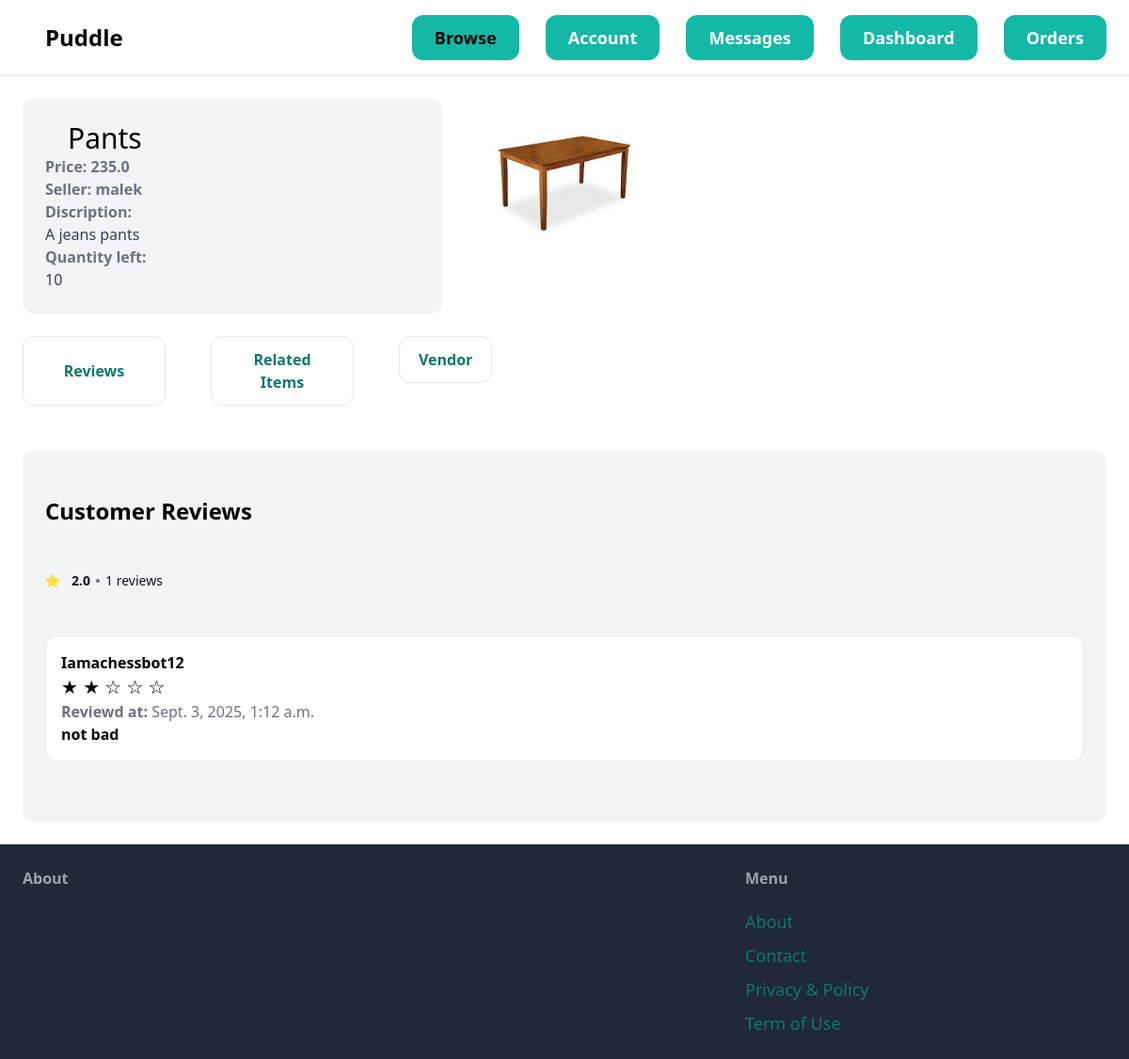
The page /items/6/detail (signed in) on the database its author committed.
### items/models.py (models this page shows, shortened)
class item(models.Model):
    name = models.CharField(max_length=255)
    discription = models.TextField(blank=True, null=True)
    price = models.FloatField()
    is_sold = models.BooleanField(default=False)
    created_at = models.DateTimeField(auto_now_add=True)
    created_by = models.ForeignKey('Users.User', related_name='items', on_delete=models.CASCADE)
    categoty = models.ForeignKey(category, related_name='items', on_delete=models.CASCADE)
    image = models.ImageField(upload_to='item_images/', null=True, blank=True)
    quantity = models.IntegerField()

class Review(models.Model):
    item = models.ForeignKey(item, related_name='reviews', on_delete=models.CASCADE)
    user = models.ForeignKey('Users.User', related_name='reviews', on_delete=models.CASCADE)
    rating = models.IntegerField(choices=Rating)
    comment = models.TextField(blank=True, null=True)
    created_at = models.DateTimeField(auto_now_add=True)

### Users/models.py (models this page shows)
class User(AbstractUser):
    username = models.CharField(max_length=150, unique=True, blank=False)
    email = models.EmailField(unique=True, blank=False)
    first_name = models.CharField(max_length=30, blank=False, null=False)
    last_name = models.CharField(max_length=30, blank=False, null=False)
    joined_at = models.DateTimeField(auto_now_add=True)
    type = models.CharField(max_length=10, choices=[('buyer', 'Buyer'), ('seller', 'Seller')], blank=False)
    phone = models.CharField(max_length=15, blank=False, null=False)
    def __str__(self):
        return self.username
    class Meta:
        db_table = 'auth_user'
        ordering = ['-joined_at']
        verbose_name = 'Custom User'
        verbose_name_plural = 'Custom Users'

### items/views.py (the view)
# urls.py: path("<int:pk>/detail", views.detail, name='detail'),
def detail(request, pk):
    i = get_object_or_404(item, pk=pk)
    reviews = Review.objects.filter(item=i)
    ratings = Review.objects.filter(item=i).values_list('rating', flat=True)
    sum_ratings = sum(ratings)
    count_rating = Review.objects.filter(item=i).count()
    if count_rating > 0:
        average_rating = sum_ratings/count_rating
    else :
        average_rating = 0
    related_items = item.objects.filter(categoty=i.categoty, is_sold=False).exclude(pk=pk)
    if request.method == 'POST':
            frm = CartForm(request.POST)
            if frm.is_valid():
                form = frm.save(commit=False)
                form.user = request.user
                form.product = i
                form.total_amount = i.price * form.quantity
                form.save()
                messages.success(request, 'Item added to cart successfully')
                return redirect('detail', pk=pk)
    else:
        frm = CartForm()
    return render(request, 'items/detail.html', {'item': i,
                                           'related_items': related_items,
                                             'form': frm,
                                             'reviews': reviews,
                                             'count_rating': count_rating,
                                             'ratings': ratings,
                                             'average_rating': average_rating,
                                           })

### templates/items/detail.html (shortened to what this page needs)
{% extends 'website/base.html' %}
{% block content %}
    <div class="grid grid-cols-5 gap-6">
        <div class="col-span-2 bg-gray-100 p-6 rounded-xl ">
            <h1 class="text-3xl px-6">{{ item.name }}</h1>
            <p class="text-gray-500"><strong>Price: {{ item.price }}</strong></p>
            <p class="text-gray-500"><strong>Seller: {{ item.created_by.username }}</strong></p>
            <p class="text-gray-700"><strong class="text-gray-500">Discription:</strong><br> {{ item.discription }}</p>
            <p class="text-gray-700"><strong class="text-gray-500">Quantity left:</strong><br> {{ item.quantity }}</p>
   </div>
   <div class="cols-span-1">
   {% if item.image %}
            <figure class="image mb-6">
                <img src="{{ item.image.url }}">
            </figure>
    {% endif %}
    </div>
    </div>
        <div class="grid grid-cols-6 span-4 py-6 gap-12">
            <button class="rounded-xl px-5 py-3 text-teal-700 hover:bg-teal-200 border font-semibold" id="reviews-button">Reviews</button>
            <button class="rounded-xl px-5 py-3 text-teal-700 hover:bg-teal-200 border font-semibold" id="related-button">Related Items</button>
            <a href="{% url 'vendor' item.created_by %}">
                <button class="rounded-xl px-5 py-3 text-teal-700 hover:bg-teal-200 border font-semibold">Vendor</button>
            </a>
        </div>
    <div class="mt-6 px-6 py-12 bg-gray-100 rounded-xl" id="reviews-div">
        <h1 class="mb-12 text-2xl font-bold">Customer Reviews</h1>
        <div class="grid grid-cols-1 gap-12 span-1">
        {% if reviews %}
        <div class="flex items-center">
                <p class="ms-2 text-sm font-bold text-gray-900 dark:text-white">{{ average_rating }}</p>
                <span class="w-1 h-1 mx-1.5 bg-gray-500 rounded-full dark:bg-gray-400"></span>
                <p class="text-sm font-medium text-gray-900">{{ count_rating }} reviews</p>
            </div>
        <ul>
            {% for review in reviews %}
            <li>
                <div class="p-4 mb-4 bg-white border rounded-xl">
                    <h2 class="font-bold">{{ review.user.username }}</h2>
                    <p class="text-xl">{{ review.get_rating_display }}</p>
                    <p class="text-gray-500"><strong>Reviewd at:    </strong>    {{ review.created_at }}</p>
                    <p class="font-semibold">{{ review.comment }}</p>
                </div>
            </li>
            {% endfor %}
        </ul>
        </div>
        {% else %}
            <p class="text-center text-gray-500">No reviews yet.</p>
        {% endif %}
    </div>
{% endblock %}

### rows shown on the page
item: name "Pants", price "235.0", created_by.username "malek", discription "A jeans pants", quantity "10", image (picture)
Review: user.username "Iamachessbot12", rating "★ ★ ☆ ☆ ☆", created_at "Sept. 3, 2025, 1:12 a.m.", comment "not bad"

### other values the page prints
{{ average_rating }} "2.0"
{{ count_rating }} "1"
